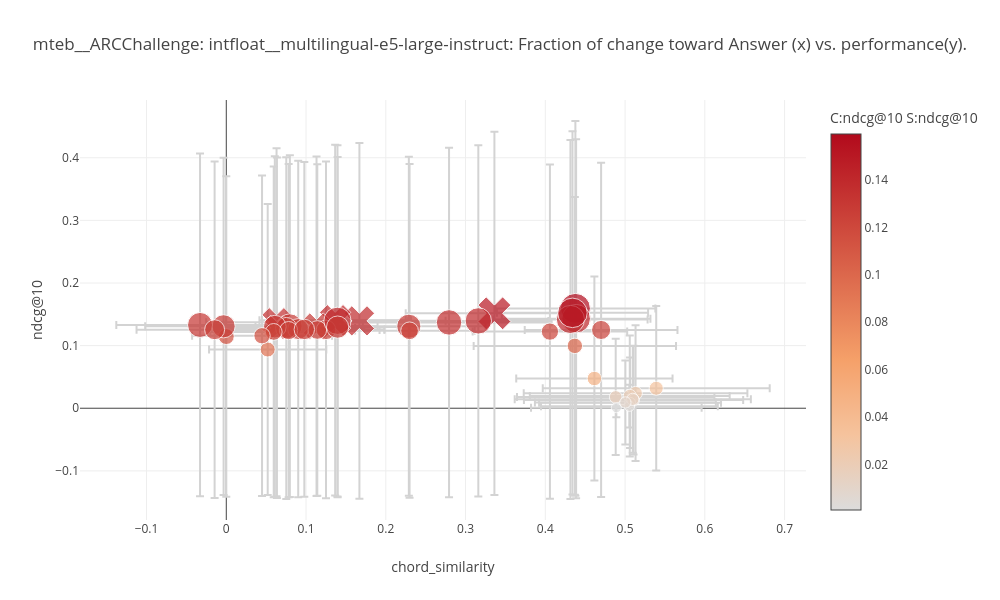
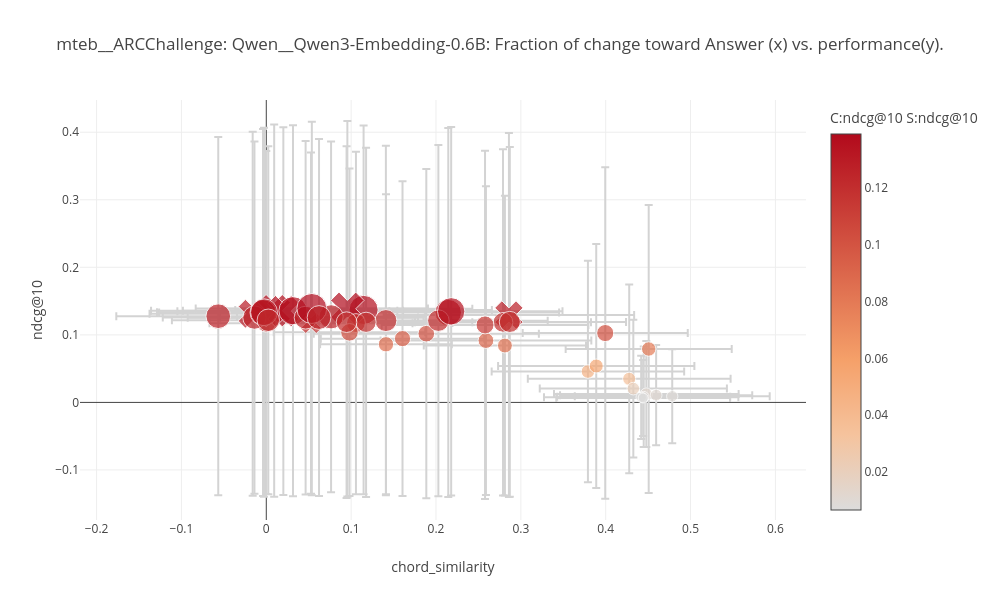
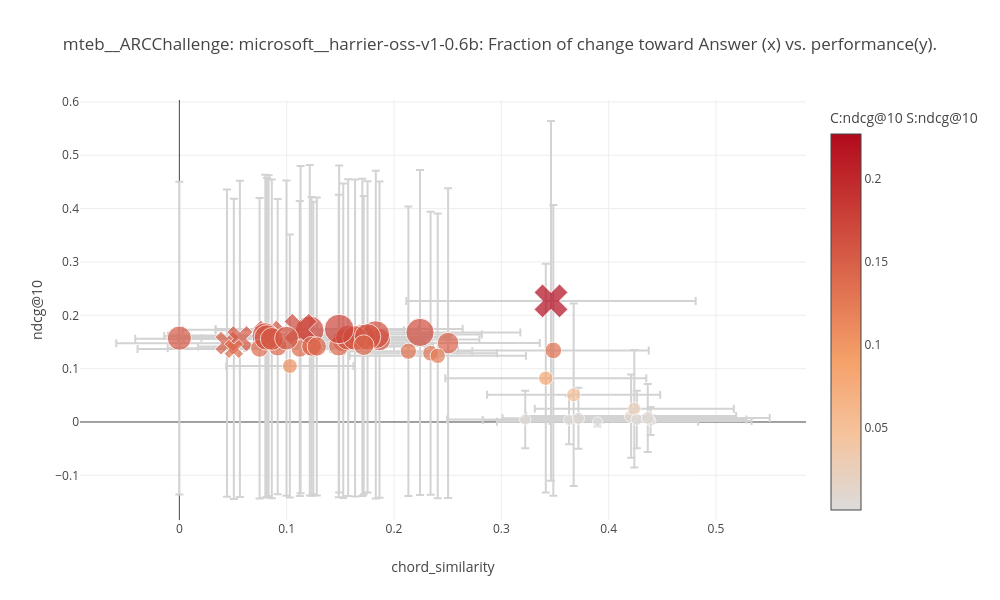

The notebook cell saved with these charts, in order:
### Code cell
for m in dfs.keys():
    df = dfs[m]
    #print(df.columns)
    #plot(df, "displacement", y=score, title=f"{dataset}: {m}: Does more movement(x) mean better score(y)")
    #plot(df, "sim_improvement", y=score, title=f"{dataset}: {m}: Does sim-improvement (x) actually mean better score? (y)")
    #plot(df, "chord_similarity", y=score, title=f"{dataset}: {m}: Fraction of change toward Answer (x) vs. performance(y).")
    #plot(df, "knn_retention", y=score,title=f"{dataset}: {m}: Neighborhood retention (x) vs. performance (y)")
    #plot(df, "orthogonal_magnitude", y=score, title=f"{dataset}: {m}:")
    #plot(df, "hard_neg_angulation", y=score, colors=score, sizes=score, title=f"{dataset}: {m}: Angle from false negs vs. evaluation score")
    #plot(df, "hard_neg_sim_change", y=score, title=f"{dataset}: {m}: Movement away from false negs vs. evaluation score")#, sizes="sim_improvement", colors="sim_improvement")
    
	# combinations
    #plot(df, "hard_neg_sim_change", y="sim_improvement", sizes="score", colors="knn_retention",title=f"{dataset}: {m}:")
    #plot(df, "hard_neg_angulation", y="chord_similarity", sizes=score, colors=score,title=f"{dataset}: {m}: Angle from false negs vs. sim improvement")
    #plot(df, "displacement", y="sim_improvement", colors="knn_retention", sizes="knn_retention", title=f"{dataset}: {m}: Movement (x) vs. similarity improvement(y).")
    #plot(df, "parallel_fraction", y="sim_improvement", title=f"{dataset}: {m}: Fraction of change toward Answer (x) vs. similarity gains.")
    #plot(df, "displacement", y="parallel_fraction", sizes="score", colors="prompt_label", title=f"{dataset}: {m}: Does more movement(x) mean better score(y)")


    # this is interesting for sem sim
    #plot(df, "chord_similarity", y="orthogonal_magnitude", colors=score, sizes=score)

### Figure 1 — Plotly figure (JSON) as saved in the notebook; plotly's stock layout.template omitted (floating-point values rounded to 4 significant figures)
{"data": [{"error_x": {"array": [0.0, 0.1003, 0.1238, 0.1402, 0.09834, 0.08825, 0.105, 0.1112, 0.1253, 0.1375, 0.1081, 0.09499, 0.08681, 0.07654, 0.09619, 0.1269, 0.09152, 0.07312, 0.1141, 0.1108, 0.1423, 0.1481, 0.08278, 0.09576, 0.09788, 0.1286, 0.09688, 0.08632, 0.08162, 0.098, 0.107, 0.07807, 0.1134, 0.08476, 0.08333, 0.08559, 0.1006, 0.09318, 0.09675, 0.09481, 0.07957, 0.07543, 0.07351, 0.08785, 0.0877], "color": "lightgray", "type": "data", "visible": true}, "error_y": {"array": [0.2559, 0.2993, 0.09278, 0.1084, 0.2694, 0.278, 0.2737, 0.2901, 0.09663, 0.08679, 0.2843, 0.2801, 0.2719, 0.271, 0.2706, 0.2378, 0.2729, 0.2691, 0.07211, 0.03417, 0.1312, 0.08531, 0.2687, 0.2669, 0.2686, 0.2791, 0.267, 0.2727, 0.2664, 0.1628, 0.01526, 0.2647, 0.06691, 0.2721, 0.2659, 0.2804, 0.2673, 0.2867, 0.2867, 0.29, 0.2641, 0.2716, 0.2322, 0.2804, 0.2558], "color": "lightgray", "type": "data", "visible": true}, "hovertemplate": "<b>Prompt:</b> %{text}<br><b>X (distance):</b> %{x:.4f}<br><b>Y (score):</b> %{y:.4f}<br>", "marker": {"color": [0.1144, 0.1594, 0.01806, 0.02401, 0.1308, 0.1374, 0.133, 0.1516, 0.01971, 0.01298, 0.1395, 0.1406, 0.1286, 0.131, 0.131, 0.09959, 0.1312, 0.1251, 0.00881, 0.003291, 0.03194, 0.01426, 0.1264, 0.125, 0.1254, 0.137, 0.1224, 0.1279, 0.1237, 0.04747, 0.0007727, 0.125, 0.009206, 0.1302, 0.124, 0.1396, 0.1258, 0.143, 0.1418, 0.1523, 0.1219, 0.1296, 0.09379, 0.1395, 0.1158], "colorbar": {"title": {"text": "C:ndcg@10 S:ndcg@10"}}, "showscale": true, "size": [15.91, 30.0, 12.73, 13.64, 23.18, 25.91, 25.0, 29.09, 13.18, 11.82, 26.82, 27.73, 21.82, 23.64, 24.09, 15.45, 24.55, 19.55, 10.91, 10.45, 14.09, 12.27, 20.91, 19.09, 20.0, 25.45, 17.27, 21.36, 17.73, 14.55, 10.0, 18.64, 11.36, 22.73, 18.18, 27.27, 20.45, 28.64, 28.18, 29.55, 16.82, 22.27, 15.0, 26.36, 16.36], "symbol": ["circle", "circle", "circle", "circle", "circle", "x", "circle", "x", "circle", "circle", "x", "x", "x", "x", "circle", "circle", "circle", "circle", "circle", "circle", "circle", "circle", "circle", "circle", "circle", "circle", "circle", "circle", "circle", "circle", "circle", "circle", "circle", "circle", "circle", "circle", "circle", "circle", "circle", "circle", "circle", "circle", "circle", "circle", "circle"]}, "mode": "markers", "text": ["NO_PROMPT", "EMPTY", "Identify categories in user passages.", "Classify user passages.", "Retrieve text that are semantically similar to the given text.", "Retrieve text based on user query.", "Retrieve semantically similar text.", "Retrieve the answer to the question.", "Identify the topic or theme of Reddit posts based on the titles.", "Identify the main and secondary category of Arxiv papers based on the titles.", "Given a question, retrieve the passage that best answers it.", "Retrieve.", "Find the most relevant passage that directly answers the question.", "Given a question, find a related document.", "Summarize the given paragraph into a short paragraph.", "Match the text to the short abstract.", "Retrieve a summary.", "Given the following brief summary, find the source document that contains the information it describes.", "Classify texts as entailment or contradiction.", "Determine whether the following two passages are contradictory, entailed, or neutral.", "Classify based on semantic similarity.", "Classify the following text into a meaningful cluster based on its content.", "Group documents related to the same topic.", "Cluster.", "Retrieve a similar passage.", "Represent this sentence for a natural language understanding task.", "Group passages based on semantic similarity.", "Retrieve duplicate questions from the forum.", "Retrieve the most relevant problem description for the given code implementation.", "Rerank products by relevance to the e-commerce query.", "Classify the sentiment of the given review as positive or negative.", "Generate a creative story based on the prompt.", "Extract all named entities from the text and categorise them as PERSON, LOCATION, or ORGANIZATION.", "Search for related information.", "Find documents related to the topic.", "Find something useful.", "Retrieve the passage that contains overlapping vocabulary with the source sentence.", "asdfjkl qpwoeiru zxcvbnm", "hgJKSbf oiawnef LKJHDS kdjfbs", "!!!! ??? ### @@@", "Retrieve the corresponding translation.", "Given an English sentence, find its translation.", "Retrieve parellel sentences.", "Translate.", "Find a sentence that has similar meaning."], "type": "scatter", "x": [0.0, 0.4377, 0.4883, 0.5132, -0.003384, 0.06301, -0.03292, 0.3362, 0.5059, 0.5106, 0.1669, 0.1365, 0.06343, 0.1131, 0.2289, 0.437, 0.07969, 0.125, 0.5063, 0.5054, 0.5391, 0.5097, 0.09019, 0.47, -0.01465, 0.2793, 0.4058, 0.07522, 0.2298, 0.4615, 0.489, 0.1141, 0.5004, 0.06084, 0.07816, 0.1394, 0.09783, 0.4386, 0.4315, 0.4341, 0.05947, 0.1396, 0.05192, 0.316, 0.04483], "y": [0.1144, 0.1594, 0.01806, 0.02401, 0.1308, 0.1374, 0.133, 0.1516, 0.01971, 0.01298, 0.1395, 0.1406, 0.1286, 0.131, 0.131, 0.09959, 0.1312, 0.1251, 0.00881, 0.003291, 0.03194, 0.01426, 0.1264, 0.125, 0.1254, 0.137, 0.1224, 0.1279, 0.1237, 0.04747, 0.0007727, 0.125, 0.009206, 0.1302, 0.124, 0.1396, 0.1258, 0.143, 0.1418, 0.1523, 0.1219, 0.1296, 0.09379, 0.1395, 0.1158]}], "layout": {"height": 600, "legend": {"title": {"text": "colors:ndcg@10, size:ndcg@10"}}, "title": {"text": "mteb__ARCChallenge: intfloat__multilingual-e5-large-instruct: Fraction of change toward Answer (x) vs. performance(y)."}, "width": 1000, "xaxis": {"title": {"text": "chord_similarity"}}, "yaxis": {"title": {"text": "ndcg@10"}}}}

### Figure 2 — Plotly figure (JSON) as saved in the notebook; plotly's stock layout.template omitted (floating-point values rounded to 4 significant figures)
{"data": [{"error_x": {"array": [0.0, 0.1512, 0.1088, 0.1195, 0.09725, 0.1216, 0.09786, 0.09562, 0.1473, 0.1132, 0.1149, 0.1476, 0.1451, 0.1249, 0.1196, 0.1297, 0.1326, 0.1202, 0.108, 0.1019, 0.1134, 0.1157, 0.1103, 0.1224, 0.1306, 0.1037, 0.1242, 0.1218, 0.139, 0.1331, 0.137, 0.1145, 0.1109, 0.1024, 0.1261, 0.1136, 0.1368, 0.1137, 0.1288, 0.1252, 0.1312, 0.1167, 0.0893, 0.07762, 0.1109, 0.09628], "color": "lightgray", "type": "data", "visible": true}, "error_y": {"array": [0.2539, 0.273, 0.0785, 0.1397, 0.2454, 0.2694, 0.2131, 0.2218, 0.278, 0.07419, 0.06946, 0.2693, 0.2755, 0.2721, 0.2525, 0.2746, 0.2438, 0.2652, 0.2609, 0.07432, 0.164, 0.1807, 0.102, 0.2717, 0.2731, 0.2562, 0.2284, 0.2577, 0.2617, 0.2586, 0.2589, 0.06171, 0.2596, 0.0562, 0.273, 0.2575, 0.2766, 0.2535, 0.26, 0.2585, 0.2728, 0.2643, 0.2425, 0.222, 0.2605, 0.2329], "color": "lightgray", "type": "data", "visible": true}, "hovertemplate": "<b>Prompt:</b> %{text}<br><b>X (distance):</b> %{x:.4f}<br><b>Y (score):</b> %{y:.4f}<br>", "marker": {"color": [0.1183, 0.1369, 0.01239, 0.03495, 0.1027, 0.1312, 0.07906, 0.08419, 0.1386, 0.01072, 0.009144, 0.1294, 0.1357, 0.1351, 0.1174, 0.1357, 0.1017, 0.1276, 0.1256, 0.008268, 0.04569, 0.05388, 0.02045, 0.133, 0.133, 0.1185, 0.09153, 0.1147, 0.1255, 0.1212, 0.1192, 0.007547, 0.1267, 0.006535, 0.1335, 0.1216, 0.1391, 0.1175, 0.1211, 0.1186, 0.1348, 0.1257, 0.1037, 0.08605, 0.1188, 0.0944], "colorbar": {"title": {"text": "C:ndcg@10 S:ndcg@10"}}, "showscale": true, "size": [19.33, 29.11, 12.22, 13.11, 17.11, 25.56, 14.44, 14.89, 29.56, 11.78, 11.33, 25.11, 28.67, 27.78, 18.44, 28.22, 16.67, 24.67, 23.33, 10.89, 13.56, 14.0, 12.67, 26.0, 26.44, 19.78, 15.78, 18.0, 22.89, 22.0, 21.11, 10.44, 24.22, 10.0, 26.89, 22.44, 30.0, 18.89, 21.56, 20.22, 27.33, 23.78, 17.56, 15.33, 20.67, 16.22], "symbol": ["circle", "circle", "circle", "circle", "circle", "x", "circle", "circle", "x", "circle", "circle", "x", "x", "x", "x", "circle", "circle", "circle", "circle", "circle", "circle", "circle", "circle", "circle", "circle", "circle", "circle", "circle", "circle", "circle", "circle", "circle", "circle", "circle", "circle", "circle", "circle", "circle", "circle", "circle", "circle", "circle", "circle", "circle", "circle", "circle"]}, "mode": "markers", "text": ["NO_PROMPT", "EMPTY", "Identify categories in user passages.", "Classify user passages.", "Retrieve text that are semantically similar to the given text.", "Retrieve text based on user query.", "Retrieve semantically similar text.", "Given a news summary, retrieve other semantically similar summaries.Retrieve parallel sentences.", "Retrieve the answer to the question.", "Identify the topic or theme of Reddit posts based on the titles.", "Identify the main and secondary category of Arxiv papers based on the titles.", "Given a question, retrieve the passage that best answers it.", "Retrieve.", "Find the most relevant passage that directly answers the question.", "Given a question, find a related document.", "Summarize the given paragraph into a short paragraph.", "Match the text to the short abstract.", "Retrieve a summary.", "Given the following brief summary, find the source document that contains the information it describes.", "Classify texts as entailment or contradiction.", "Determine whether the following two passages are contradictory, entailed, or neutral.", "Classify based on semantic similarity.", "Classify the following text into a meaningful cluster based on its content.", "Group documents related to the same topic.", "Cluster.", "Retrieve a similar passage.", "Represent this sentence for a natural language understanding task.", "Group passages based on semantic similarity.", "Retrieve duplicate questions from the forum.", "Retrieve the most relevant problem description for the given code implementation.", "Rerank products by relevance to the e-commerce query.", "Classify the sentiment of the given review as positive or negative.", "Generate a creative story based on the prompt.", "Extract all named entities from the text and categorise them as PERSON, LOCATION, or ORGANIZATION.", "Search for related information.", "Find documents related to the topic.", "Find something useful.", "Retrieve the passage that contains overlapping vocabulary with the source sentence.", "asdfjkl qpwoeiru zxcvbnm", "hgJKSbf oiawnef LKJHDS kdjfbs", "!!!! ??? ### @@@", "Retrieve the corresponding translation.", "Given an English sentence, find its translation.", "Retrieve parellel sentences.", "Translate.", "Find a sentence that has similar meaning."], "type": "scatter", "x": [0.0, 0.1147, 0.4479, 0.4277, 0.3995, -0.01604, 0.4507, 0.2812, 0.09556, 0.4595, 0.4784, 0.2859, 0.009297, 0.02011, 0.0527, 0.03149, 0.1886, -0.0566, -0.01395, 0.4448, 0.379, 0.3889, 0.4326, -0.003874, 0.2145, 0.279, 0.2589, 0.2578, 0.04636, 0.1409, 0.287, 0.4418, 0.07636, 0.4441, -0.002668, 0.002367, 0.05367, 0.1057, 0.2028, 0.1176, 0.2179, 0.06217, 0.09806, 0.1411, 0.09463, 0.1605], "y": [0.1183, 0.1369, 0.01239, 0.03495, 0.1027, 0.1312, 0.07906, 0.08419, 0.1386, 0.01072, 0.009144, 0.1294, 0.1357, 0.1351, 0.1174, 0.1357, 0.1017, 0.1276, 0.1256, 0.008268, 0.04569, 0.05388, 0.02045, 0.133, 0.133, 0.1185, 0.09153, 0.1147, 0.1255, 0.1212, 0.1192, 0.007547, 0.1267, 0.006535, 0.1335, 0.1216, 0.1391, 0.1175, 0.1211, 0.1186, 0.1348, 0.1257, 0.1037, 0.08605, 0.1188, 0.0944]}], "layout": {"height": 600, "legend": {"title": {"text": "colors:ndcg@10, size:ndcg@10"}}, "title": {"text": "mteb__ARCChallenge: Qwen__Qwen3-Embedding-0.6B: Fraction of change toward Answer (x) vs. performance(y)."}, "width": 1000, "xaxis": {"title": {"text": "chord_similarity"}}, "yaxis": {"title": {"text": "ndcg@10"}}}}

### Figure 3 — Plotly figure (JSON) as saved in the notebook; plotly's stock layout.template omitted (floating-point values rounded to 4 significant figures)
{"data": [{"error_x": {"array": [0.0, 0.08767, 0.09782, 0.09273, 0.05955, 0.09381, 0.0618, 0.06432, 0.1348, 0.08048, 0.07279, 0.1031, 0.1098, 0.0975, 0.08973, 0.09309, 0.09352, 0.09423, 0.08562, 0.1021, 0.09409, 0.09362, 0.1136, 0.07379, 0.08542, 0.07021, 0.07784, 0.08216, 0.07429, 0.08894, 0.08065, 0.09372, 0.08021, 0.07063, 0.08323, 0.08214, 0.09879, 0.07687, 0.0691, 0.06497, 0.07736, 0.07922, 0.07909, 0.05929, 0.1151, 0.0647], "color": "lightgray", "type": "data", "visible": true}, "error_y": {"array": [0.293, 0.3098, 0.07798, 0.1102, 0.2712, 0.3004, 0.2651, 0.2743, 0.3372, 0.0452, 0.05382, 0.288, 0.3067, 0.2964, 0.2813, 0.2963, 0.3046, 0.3024, 0.2818, 0.054, 0.02632, 0.2144, 0.06371, 0.2948, 0.2902, 0.2766, 0.2976, 0.2668, 0.2767, 0.2724, 0.1709, 0.008789, 0.2836, 0.05716, 0.2992, 0.2988, 0.3071, 0.2799, 0.2968, 0.2972, 0.2917, 0.2956, 0.2794, 0.2466, 0.3065, 0.2794], "color": "lightgray", "type": "data", "visible": true}, "hovertemplate": "<b>Prompt:</b> %{text}<br><b>X (distance):</b> %{x:.4f}<br><b>Y (score):</b> %{y:.4f}<br>", "marker": {"color": [0.1572, 0.1719, 0.01108, 0.02473, 0.1327, 0.1619, 0.1289, 0.1387, 0.227, 0.003653, 0.004634, 0.1478, 0.1729, 0.156, 0.137, 0.1544, 0.168, 0.161, 0.1382, 0.004673, 0.001856, 0.08203, 0.007624, 0.1523, 0.1479, 0.1378, 0.1586, 0.124, 0.1413, 0.1342, 0.05107, 0.0002569, 0.1425, 0.006833, 0.1584, 0.1557, 0.1638, 0.1419, 0.1582, 0.1575, 0.1595, 0.1572, 0.1416, 0.1049, 0.1743, 0.1441], "colorbar": {"title": {"text": "C:ndcg@10 S:ndcg@10"}}, "showscale": true, "size": [24.22, 28.67, 13.11, 13.56, 16.22, 27.33, 15.78, 18.44, 30.0, 10.89, 11.33, 21.11, 29.11, 23.33, 17.11, 22.44, 28.22, 26.89, 18.0, 11.78, 10.44, 14.44, 12.67, 22.0, 21.56, 17.56, 26.0, 15.33, 18.89, 16.67, 14.0, 10.0, 20.22, 12.22, 25.56, 22.89, 27.78, 19.78, 25.11, 24.67, 26.44, 23.78, 19.33, 14.89, 29.56, 20.67], "symbol": ["circle", "circle", "circle", "circle", "circle", "x", "circle", "circle", "x", "circle", "circle", "x", "x", "x", "x", "circle", "circle", "circle", "circle", "circle", "circle", "circle", "circle", "circle", "circle", "circle", "circle", "circle", "circle", "circle", "circle", "circle", "circle", "circle", "circle", "circle", "circle", "circle", "circle", "circle", "circle", "circle", "circle", "circle", "circle", "circle"]}, "mode": "markers", "text": ["NO_PROMPT", "EMPTY", "Identify categories in user passages.", "Classify user passages.", "Retrieve text that are semantically similar to the given text.", "Retrieve text based on user query.", "Retrieve semantically similar text.", "Given a news summary, retrieve other semantically similar summaries.Retrieve parallel sentences.", "Retrieve the answer to the question.", "Identify the topic or theme of Reddit posts based on the titles.", "Identify the main and secondary category of Arxiv papers based on the titles.", "Given a question, retrieve the passage that best answers it.", "Retrieve.", "Find the most relevant passage that directly answers the question.", "Given a question, find a related document.", "Summarize the given paragraph into a short paragraph.", "Match the text to the short abstract.", "Retrieve a summary.", "Given the following brief summary, find the source document that contains the information it describes.", "Classify texts as entailment or contradiction.", "Determine whether the following two passages are contradictory, entailed, or neutral.", "Classify based on semantic similarity.", "Classify the following text into a meaningful cluster based on its content.", "Group documents related to the same topic.", "Cluster.", "Retrieve a similar passage.", "Represent this sentence for a natural language understanding task.", "Group passages based on semantic similarity.", "Retrieve duplicate questions from the forum.", "Retrieve the most relevant problem description for the given code implementation.", "Rerank products by relevance to the e-commerce query.", "Classify the sentiment of the given review as positive or negative.", "Generate a creative story based on the prompt.", "Extract all named entities from the text and categorise them as PERSON, LOCATION, or ORGANIZATION.", "Search for related information.", "Find documents related to the topic.", "Find something useful.", "Retrieve the passage that contains overlapping vocabulary with the source sentence.", "asdfjkl qpwoeiru zxcvbnm", "hgJKSbf oiawnef LKJHDS kdjfbs", "!!!! ??? ### @@@", "Retrieve the corresponding translation.", "Given an English sentence, find its translation.", "Retrieve parellel sentences.", "Translate.", "Find a sentence that has similar meaning."], "type": "scatter", "x": [0.0, 0.1215, 0.4209, 0.4239, 0.2134, 0.08316, 0.2341, 0.1248, 0.3463, 0.3631, 0.3223, 0.04436, 0.1129, 0.05639, 0.05076, 0.1865, 0.2242, 0.08012, 0.07475, 0.4262, 0.439, 0.3414, 0.4364, 0.1527, 0.2504, 0.1122, 0.1705, 0.2407, 0.09162, 0.3484, 0.3674, 0.3896, 0.1485, 0.3718, 0.08158, 0.08613, 0.183, 0.1232, 0.1573, 0.1637, 0.1753, 0.09981, 0.128, 0.1029, 0.1489, 0.1718], "y": [0.1572, 0.1719, 0.01108, 0.02473, 0.1327, 0.1619, 0.1289, 0.1387, 0.227, 0.003653, 0.004634, 0.1478, 0.1729, 0.156, 0.137, 0.1544, 0.168, 0.161, 0.1382, 0.004673, 0.001856, 0.08203, 0.007624, 0.1523, 0.1479, 0.1378, 0.1586, 0.124, 0.1413, 0.1342, 0.05107, 0.0002569, 0.1425, 0.006833, 0.1584, 0.1557, 0.1638, 0.1419, 0.1582, 0.1575, 0.1595, 0.1572, 0.1416, 0.1049, 0.1743, 0.1441]}], "layout": {"height": 600, "legend": {"title": {"text": "colors:ndcg@10, size:ndcg@10"}}, "title": {"text": "mteb__ARCChallenge: microsoft__harrier-oss-v1-0.6b: Fraction of change toward Answer (x) vs. performance(y)."}, "width": 1000, "xaxis": {"title": {"text": "chord_similarity"}}, "yaxis": {"title": {"text": "ndcg@10"}}}}
